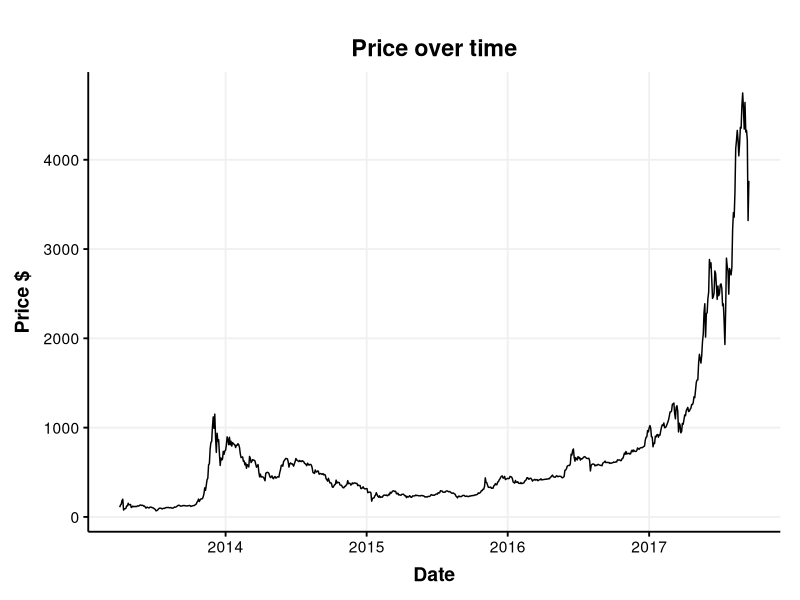
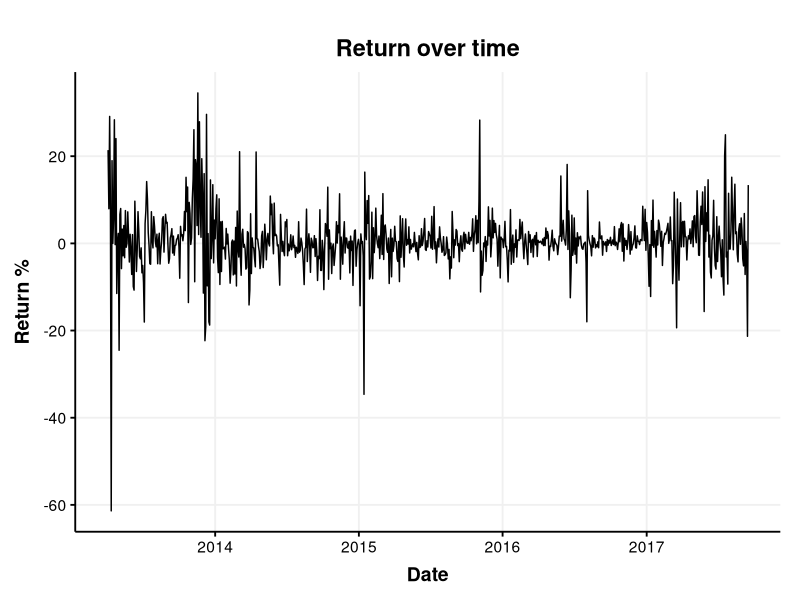
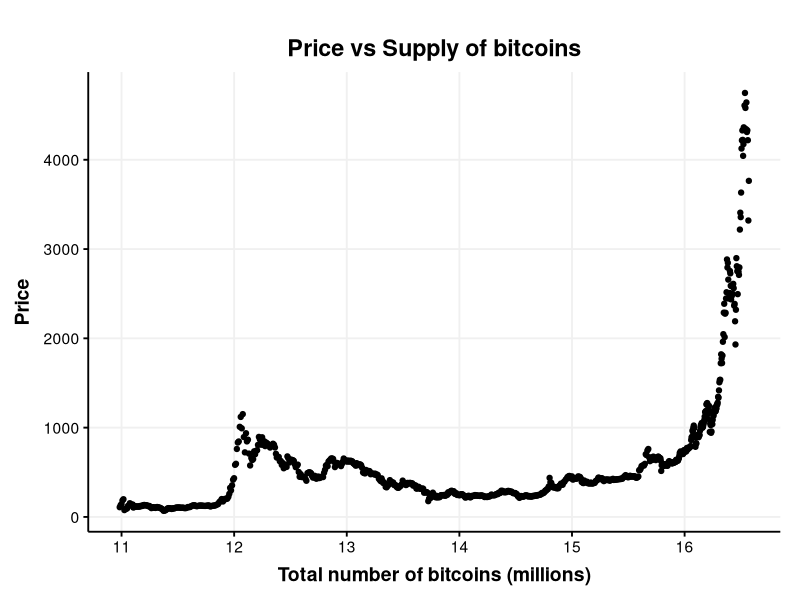
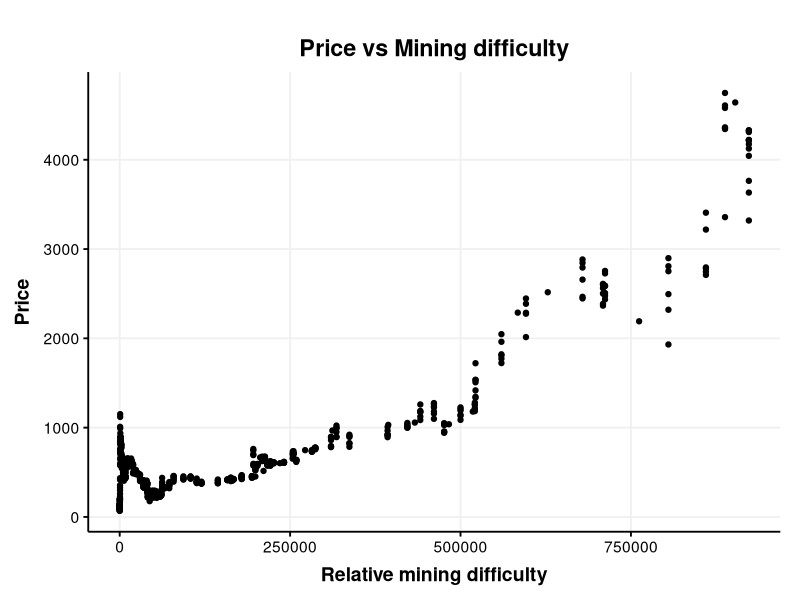
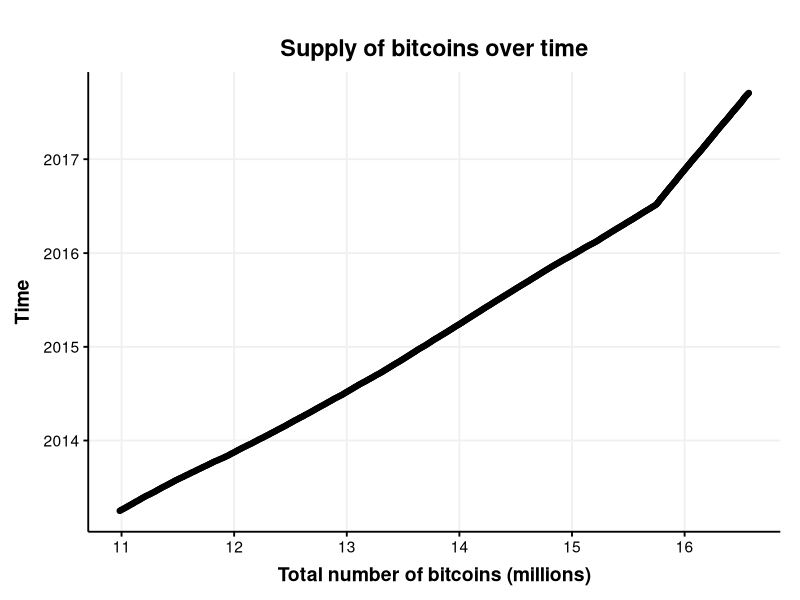
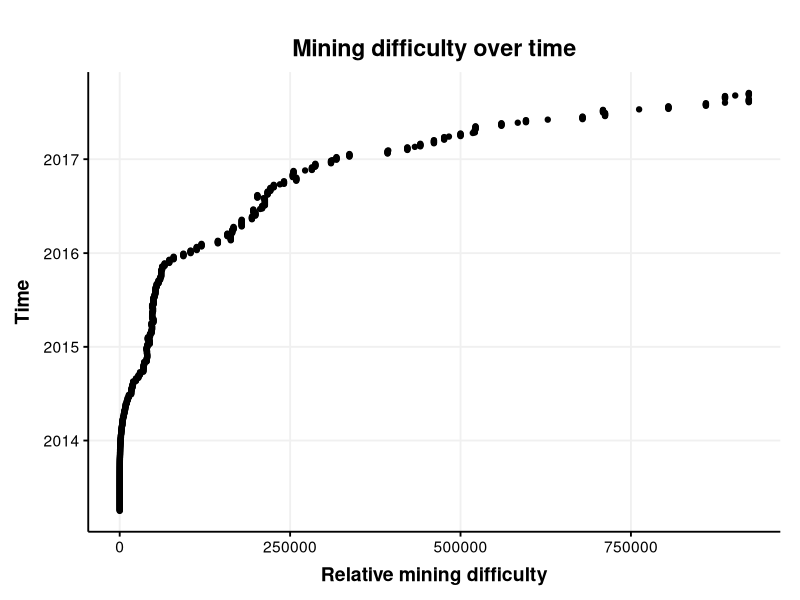
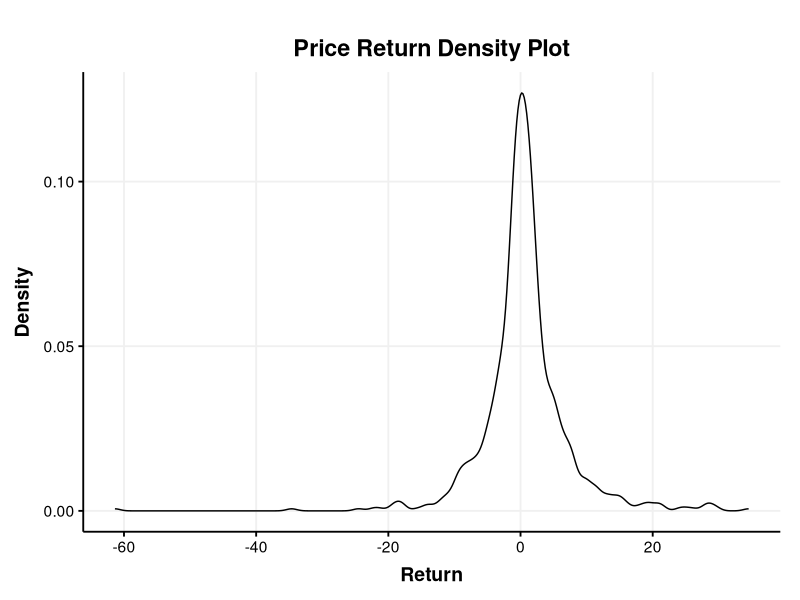
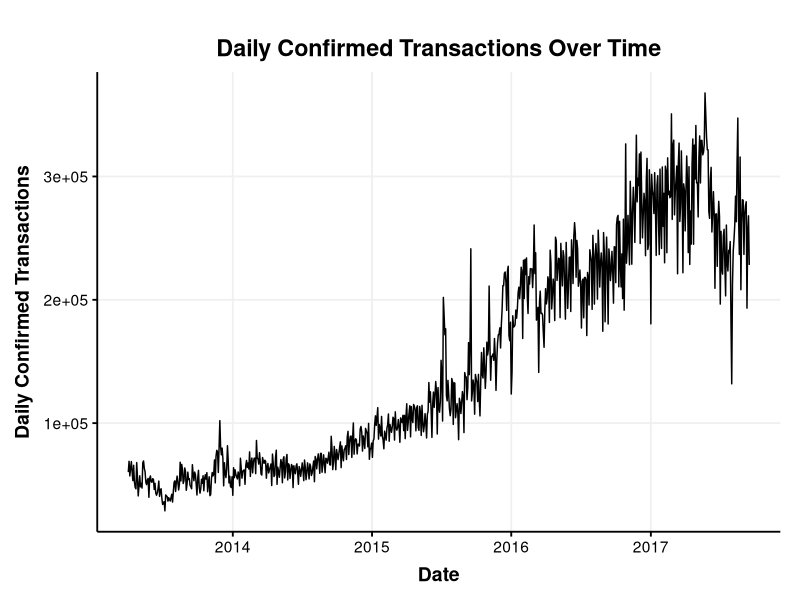

The R script that drew these images, in order:
#File for drivers calculations
#Packages
install.packages("tidyverse")
install.packages("ggthemes")

#libraries
library(ggplot2)
library(dplyr)
library(ggthemes)

#load the dataset
bitcoin_dataset <- read.csv('bitcoin_dataset.csv')

#change data (imported manually) into tbl
data <-tbl_df(bitcoin_dataset)

#Covert date string to Date type
data <-mutate(data,Date =as.Date(Date,format='%m/%d/%Y' ))

#subset data: only use data from Apri1 1st, 2013
btc_data <- data[776:nrow(data),]
View(btc_data)


#Plot theme ---- use '+theme_publicaton' with ggplot call
theme_Publication <- function(base_size=14, base_family="sans") {
  library(grid)
  library(ggthemes)
  (theme_foundation(base_size=base_size, base_family=base_family)
    + theme(plot.title = element_text(face = "bold",
                                      size = rel(1.2), hjust = 0.5),
            text = element_text(),
            panel.background = element_rect(colour = NA),
            plot.background = element_rect(colour = NA),
            panel.border = element_rect(colour = NA),
            axis.title = element_text(face = "bold",size = rel(1)),
            axis.title.y = element_text(angle=90,vjust =2),
            axis.title.x = element_text(vjust = -0.2),
            axis.text = element_text(), 
            axis.line.x = element_line(colour="black"),
            axis.line.y = element_line(colour="black"),
            axis.ticks = element_line(),
            panel.grid.major = element_line(colour="#f0f0f0"),
            panel.grid.minor = element_blank(),
            legend.key = element_rect(colour = NA),
            legend.position = "bottom",
            legend.direction = "horizontal",
            legend.key.size= unit(0.2, "cm"),
            
            legend.title = element_text(face="italic"),
            plot.margin=unit(c(10,5,5,5),"mm"),
            strip.background=element_rect(colour="#f0f0f0",fill="#f0f0f0"),
            strip.text = element_text(face="bold")
    ))
  
}

#Price over time
price_over_time<-ggplot(data=btc_data, aes(x=Date, y=btc_market_price ))+ 
  geom_line() +theme_Publication() +xlab("Date") +ylab("Price $")+ ggtitle('Price over time')
price_over_time


#return over time
btc_data <-mutate(btc_data,return = (btc_market_price-lag(btc_market_price))/lag(btc_market_price)*100)

return_over_time<-ggplot(data=btc_data, aes(x=Date, y=return))+ 
  geom_line() +theme_Publication() +xlab("Date") +ylab("Return %")+ ggtitle('Return over time')
return_over_time

#Price vs number of bitcoins
price_v_total <-
ggplot(data = btc_data) +
  geom_point(aes(x =( btc_total_bitcoins/1000000),y = btc_market_price )) +
  ylab( "Price") +
  xlab( "Total number of bitcoins (millions)") +ggtitle('Price vs Supply of bitcoins') +theme_Publication()
price_v_total
#Correlation Price vs number of bitcoins
cor.test(btc_data$btc_market_price,btc_data$btc_total_bitcoins)

#Price vs Mining difficulty
price_v_mining <-
  ggplot(data = btc_data) +
  geom_point(aes(x =( btc_difficulty/1000000),y = btc_market_price )) +
  ylab( "Price") +
  xlab( "Relative mining difficulty") +ggtitle('Price vs Mining difficulty') +theme_Publication()
price_v_mining
#Correlation Price vs Mining difficulty
cor.test(btc_data$btc_market_price,btc_data$btc_difficulty)


#Number of bitcoins over time
total_over_time <-
  ggplot(data = btc_data) +
  geom_point(aes(x =( btc_total_bitcoins/1000000),y = Date )) +
  ylab( "Time") +
  xlab( "Total number of bitcoins (millions)") +ggtitle('Supply of bitcoins over time') +theme_Publication()
total_over_time


#Mining difficulty over time
mining_over_time <-
  ggplot(data = btc_data) +
  geom_point(aes(x =( btc_difficulty/1000000),y = Date )) +
  ylab( "Time") +
  xlab( "Relative mining difficulty") +ggtitle('Mining difficulty over time') +theme_Publication()
mining_over_time

#return density plot
return_density_plot <- ggplot(btc_data,aes(x=return))+geom_density()+theme_Publication()+xlab('Return')+ylab('Density')+
  ggtitle('Price Return Density Plot')
return_density_plot

#descriptive statistics of return 
summary(btc_data[,'return'])
mean(btc_data$return,na.rm=TRUE)
median(btc_data$return,na.rm=TRUE)
sd(btc_data$return,na.rm=TRUE)
var(btc_data$return,na.rm=TRUE)

#daily confirmed transaction volume time series plot
#Do not use it 
daily_transactions_over_time <- ggplot(btc_data,aes(x=Date,y=btc_n_transactions))+geom_line()+theme_Publication()+xlab('Date')+ylab('Daily Confirmed Transactions')+
  ggtitle('Daily Confirmed Transactions Over Time')
daily_transactions_over_time

#total transactions volume time series plot
total_transactions_over_time <- ggplot(btc_data,aes(x=Date,y=btc_n_transactions_total))+geom_line()+theme_Publication()+xlab('Date')+ylab('Total Transactions')+
  ggtitle('Total Transactions Over Time')
total_transactions_over_time

#scatter plot price vs daily confirmed transactions
#Do not use it
price_v_daily_confirmed_transactions <- ggplot(btc_data,aes(y=btc_market_price,x=btc_n_transactions))+geom_point()+theme_Publication()+xlab('Daily Confirmed Transactions')+ylab('Price')+ggtitle('Price vs Daily Confirmed Transactions')
price_v_daily_confirmed_transactions

#scatter plot price vs total transactions
price_v_total_transactions <- ggplot(btc_data,aes(y=btc_market_price,x=btc_n_transactions_total))+geom_point()+theme_Publication()+xlab('Total Transactions')+ylab('Price')+ggtitle('Price vs Total Transactions')
price_v_total_transactions


#correlation test: price with daily confirmed transactions
#Do not use it
cor.test(btc_data$btc_market_price,btc_data$btc_n_transactions)

#correlation test:price with total transactions
cor.test(btc_data$btc_market_price,btc_data$btc_n_transactions_total)

